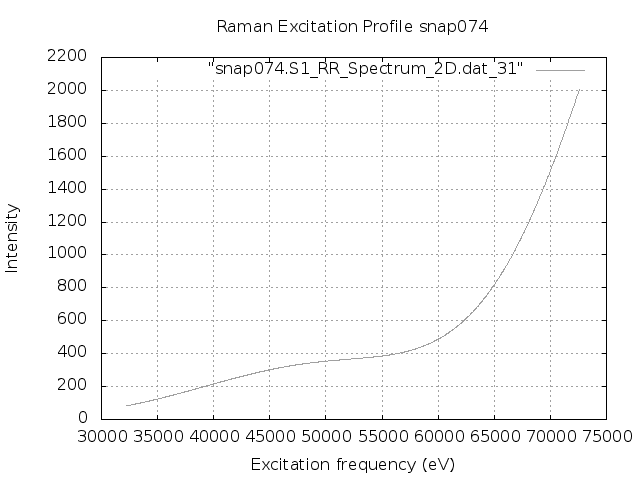

Write the gnuplot code that produced this figure.
set terminal png
set output "snap074.S1.REP_frozen.png"
set xlabel 'Excitation frequency (eV)'
set ylabel 'Intensity'
set title "Raman Excitation Profile snap074"
set grid
set autoscale
plot "snap074.S1_RR_Spectrum_2D.dat_31" with lines lc "blue"
exit
